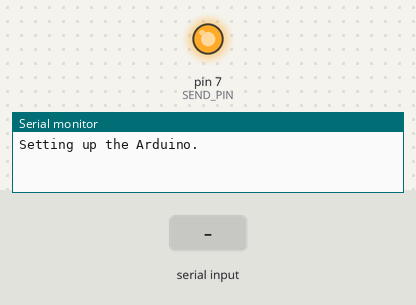
The sketch below on a simulated Arduino Uno, built with avr-gcc and run on an emulated ATmega328P. On the bench: output pins drawn as LEDs (lit = HIGH), the last lines printed to the serial monitor. The inputs (shaded band) are chosen by the test bench. Pins used as bus, display or sensor lines are not drawn.

Above: at 1.5 s.
1.6 s: "1" received over Serial
At 3.05 s:
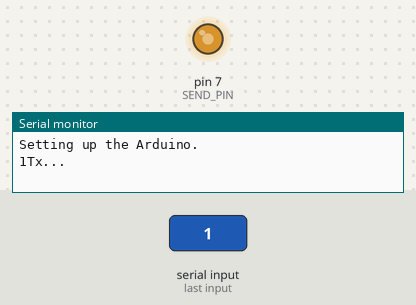
Timing chart, 0 to 10.4 s (numbered marks = the images above; inputs shaded):
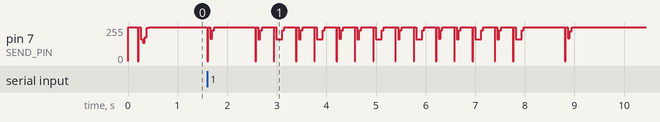

The sketch:

direct-nec-serial.ino
```cpp
#include <Arduino.h>
#include "nectransmitter.h"

// function helpers
#define RESET_PIN 4
#define SEND_PIN 7
#define DIT 300
#define DAH 900
#define PAUSE 1500

// RGB IR commands
#define ADDRESS 0x00
#define POWER 0x40
#define RED 0x58
#define GREEN 0x59
#define WHITE 0x44
#define BLUE 0x45

NECTransmitter necTransmitter(SEND_PIN);

void setup() {
	Serial.begin(115200);

	// set up reset button
	digitalWrite(RESET_PIN, HIGH);
	pinMode(RESET_PIN, OUTPUT);

	delay(200);
	Serial.println("Setting up the Arduino.");

	// turn on light and set to green
	necTransmitter.SendNEC(ADDRESS, POWER);
	necTransmitter.SendNEC(ADDRESS, GREEN);
}

void blink(int len, uint8_t color, bool last) {
	necTransmitter.SendNEC(ADDRESS, color);
	delay(len);

	if (!last) {
		necTransmitter.SendNEC(ADDRESS, POWER);
		delay(DIT);
		necTransmitter.SendNEC(ADDRESS, POWER);
		delay(10);
	}
}

void pause(int len) {
	necTransmitter.SendNEC(ADDRESS, WHITE);
	delay(len);
}

void loop() {
	char command = 0;
	if (Serial.available()) {
		command = Serial.read();
		Serial.write(command);
	}

	switch (command) {
		case '1':
			transmit();
			blink(DIT, GREEN, true);
			break;
		case '2':
			reset();
			break;
	}
}

void transmit() {
	Serial.println("Tx...");
	// D -..
	blink(DAH, BLUE, false);
	blink(DIT, BLUE, false);
	blink(DIT, BLUE, true);

	// S ...
	blink(DIT, WHITE, false);
	blink(DIT, WHITE, false);
	blink(DIT, WHITE, true);

	// U ..-
	blink(DIT, BLUE, false);
	blink(DIT, BLUE, false);
	blink(DAH, BLUE, true);
}

void reset() {
	Serial.println("Reset pressed...");
	delay(1000);
	digitalWrite(RESET_PIN, LOW);
}
```
